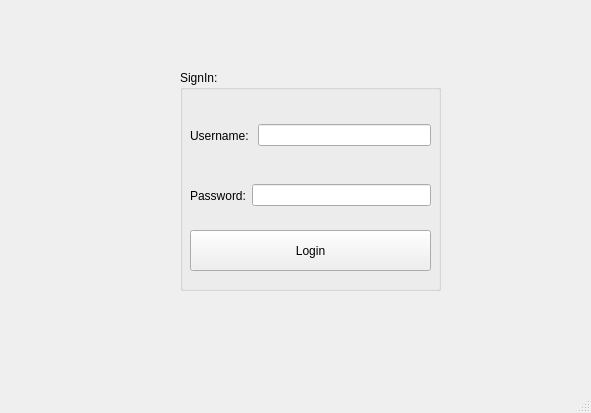
<?xml version="1.0" encoding="UTF-8"?>
<ui version="4.0">
 <class>MainWindow</class>
 <widget class="QMainWindow" name="MainWindow">
  <property name="geometry">
   <rect>
    <x>0</x>
    <y>0</y>
    <width>591</width>
    <height>413</height>
   </rect>
  </property>
  <property name="windowTitle">
   <string>MainWindow</string>
  </property>
  <widget class="QWidget" name="centralwidget">
   <widget class="QGroupBox" name="groupBox">
    <property name="geometry">
     <rect>
      <x>180</x>
      <y>70</y>
      <width>261</width>
      <height>221</height>
     </rect>
    </property>
    <property name="title">
     <string>SignIn:</string>
    </property>
    <widget class="QWidget" name="layoutWidget">
     <property name="geometry">
      <rect>
       <x>10</x>
       <y>100</y>
       <width>241</width>
       <height>51</height>
      </rect>
     </property>
     <layout class="QHBoxLayout" name="horizontalLayout_2">
      <item>
       <widget class="QLabel" name="label_password">
        <property name="text">
         <string>Password:</string>
        </property>
       </widget>
      </item>
      <item>
       <widget class="QLineEdit" name="lineEdit_password"/>
      </item>
     </layout>
    </widget>
    <widget class="QWidget" name="">
     <property name="geometry">
      <rect>
       <x>10</x>
       <y>40</y>
       <width>241</width>
       <height>51</height>
      </rect>
     </property>
     <layout class="QHBoxLayout" name="horizontalLayout">
      <item>
       <widget class="QLabel" name="label_username">
        <property name="text">
         <string>Username: </string>
        </property>
       </widget>
      </item>
      <item>
       <widget class="QLineEdit" name="lineEdit_username"/>
      </item>
     </layout>
    </widget>
    <widget class="QPushButton" name="pushButton_login">
     <property name="geometry">
      <rect>
       <x>10</x>
       <y>160</y>
       <width>241</width>
       <height>41</height>
      </rect>
     </property>
     <property name="text">
      <string>Login</string>
     </property>
    </widget>
   </widget>
  </widget>
  <widget class="QMenuBar" name="menubar">
   <property name="geometry">
    <rect>
     <x>0</x>
     <y>0</y>
     <width>591</width>
     <height>22</height>
    </rect>
   </property>
  </widget>
  <widget class="QStatusBar" name="statusbar"/>
 </widget>
 <resources/>
 <connections/>
</ui>
